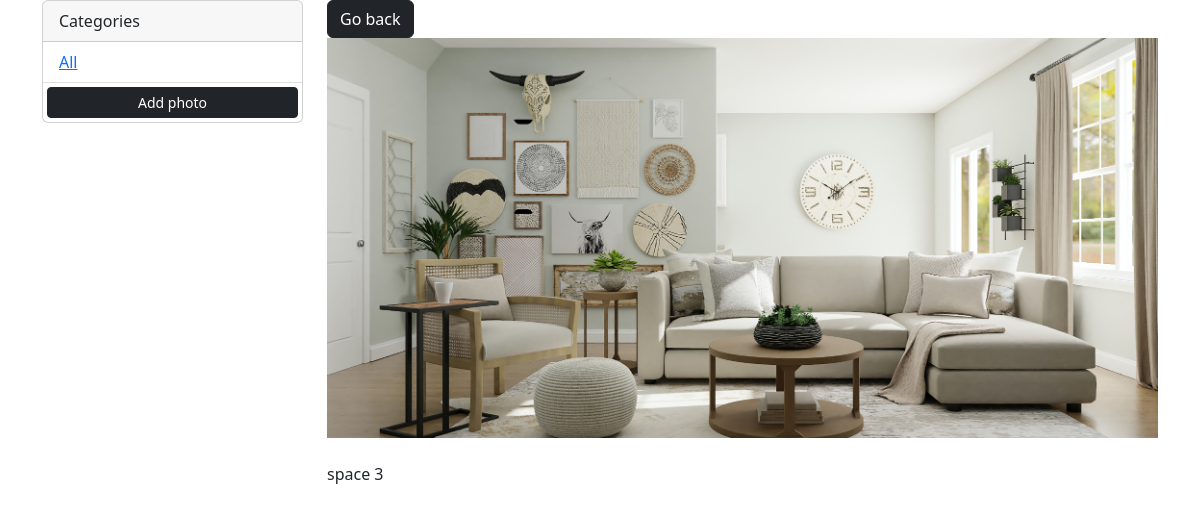
The app's page /photo/7 with its own data.
### photos/models.py (models this page shows, shortened)
class Photo(models.Model):
    id = models.AutoField(primary_key=True)
    category = models.ForeignKey(Category, on_delete=models.SET_NULL, null=True, blank=True)
    image = models.ImageField(null=False, blank=False)
    description = models.TextField(max_length=500, null=False, blank=False)
    date = models.DateTimeField(auto_now_add=True)

### photos/views.py (the view)
# urls.py: path('photo/<str:pk>', views.viewPhoto, name='photo'),
def viewPhoto(request, pk):
    photo = Photo.objects.get(id=pk)
    return render(request, 'pics/photo.html', {'photo': photo})

### photos/templates/pics/photo.html
{% extends 'pics/base.html'%} {% block content %}
<div class="row justify-content-center">
  <div class="col">
    <a href="{% url 'gallery'%}" class="btn btn-dark">Go back</a>
    <div style="height: 50vh">
      <img
        style="width: 100%; max-height: 100%; object-fit: cover"
        src=" {{photo.image.url}} "
        class="img-fluid"
      />
      <p class="mt-4">{{ photo.description }}</p>
    </div>
  </div>
</div>
{% endblock %}

### records on screen
Photo: image (picture), description "space 3"
